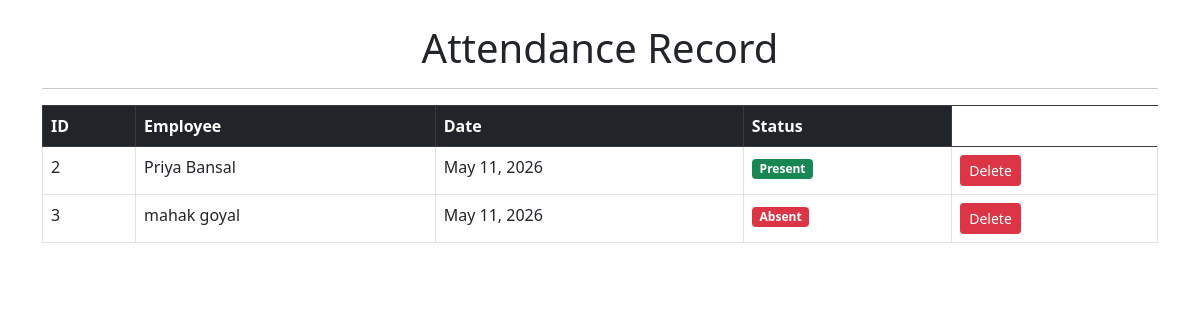
Before: /view_attendance with the older database file.
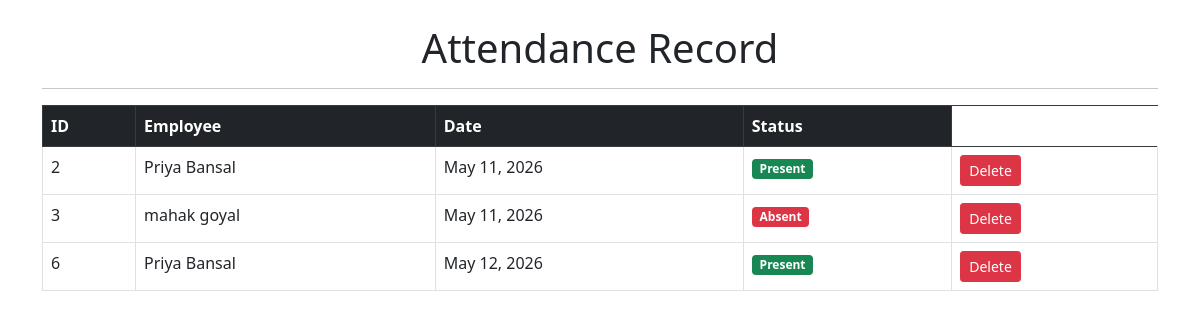
After: the same page with the newer database file.
### emp_app/models.py (models this page shows, shortened)
class Attendance(models.Model):
    employee = models.ForeignKey(Employee,on_delete=models.CASCADE)
    date = models.DateField(auto_now_add=True)
    status = models.CharField(max_length=20)

class Employee(models.Model):
    first_name = models.CharField(max_length=100, null=False)
    last_name = models.CharField(max_length=100)
    dept = models.ForeignKey(Department, on_delete=models.CASCADE)
    salary=models.IntegerField(default=0)
    bonus=models.IntegerField(default=0)
    role=models.ForeignKey(Role, on_delete=models.CASCADE)
    phone=models.IntegerField(default=0)
    hire_date=models.DateField()

### emp_app/views.py (the view)
# urls.py: path('view_attendance',views.view_attendance,name='view_attendance'),
def view_attendance(request):
    attendance_data = Attendance.objects.all()
    context = {'attendance_data': attendance_data}
    return render(request,'view_attendance.html',context )

### emp_app/templates/view_attendance.html (shortened to what this page needs)
<!DOCTYPE html>
<html>
<head>
<link href="https://cdn.jsdelivr.net/npm/bootstrap@5.0.2/dist/css/bootstrap.min.css" rel="stylesheet">
</head>
<body>
<div class="container">
<h1 class="text-center mt-4">Attendance Record</h1>
<hr>
<table class="table table-bordered">
<thead class="table-dark">
<tr>
<th>ID</th>
<th>Employee</th>
<th>Date</th>
<th>Status</th>
</tr>
</thead>
<tbody>
{% for att in attendance_data %}
<tr>
<td>{{ att.id }}</td>
<td>
{{ att.employee.first_name }}
{{ att.employee.last_name }}
</td>
<td>
{{ att.date }}
</td>
<td>
{% if att.status == "Present" %}
<span class="badge bg-success">Present</span>
{% else %}
<span class="badge bg-danger">Absent</span>
{% endif %}
</td>
<td>
    <a href="/delete_attendance/{{ att.id }}" class="btn btn-danger btn-sm"> Delete</a>
</td>
</tr>
{% endfor %}
</tbody>
</table>
</div>
</body>
</html>

Changed rows visible on the page:
added Attendance: id "6", employee.first_name "Priya", employee.last_name "Bansal", date "May 12, 2026", status "Present"
